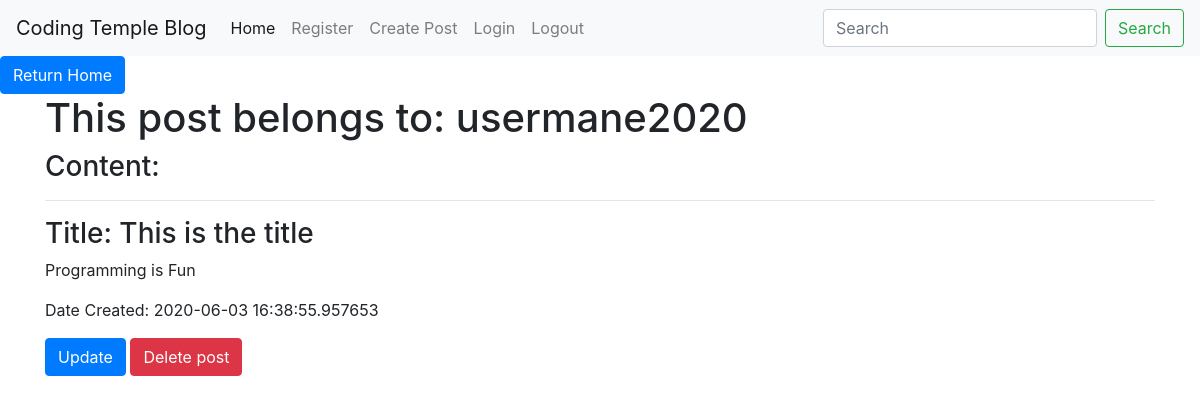
Page /posts/1 (signed in) on the earlier database version.
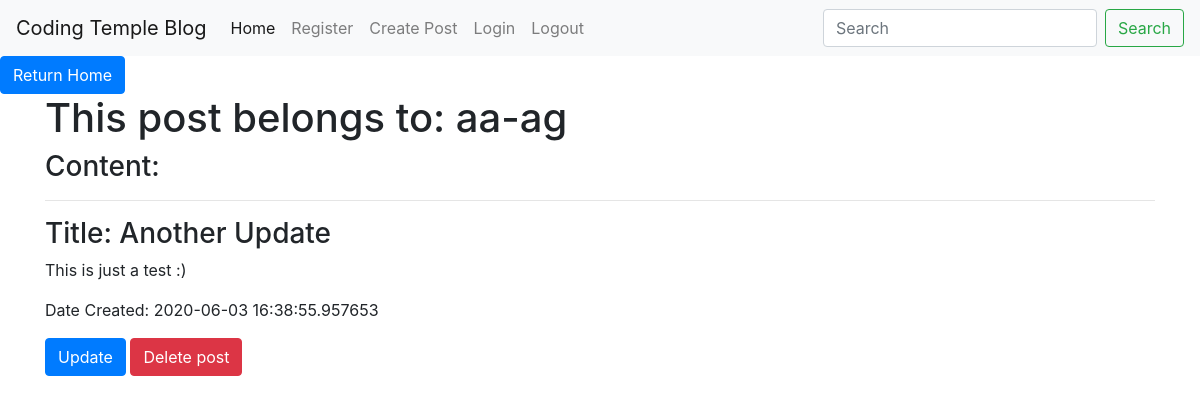
Same page on the later database version.
### may_blog/models.py (models this page shows, shortened)
class User(db.Model, UserMixin):
    id = db.Column(db.Integer, primary_key = True)
    username = db.Column(db.String(150), nullable = False, unique = True)
    email = db.Column(db.String(150), nullable = False, unique = True)
    password = db.Column(db.String(256), nullable = False)
    post = db.relationship('Post', backref = 'author', lazy = True)

class Post(db.Model):
    id = db.Column(db.Integer, primary_key = True)
    title = db.Column(db.String(200))
    content = db.Column(db.String(300))
    date_created = db.Column(db.DateTime, nullable = False, default = datetime.utcnow)
    user_id = db.Column(db.Integer, db.ForeignKey('user.id'), nullable = False)

### may_blog/routes.py (the view)
@app.route('/posts/<int:post_id>')
@login_required
def post_detail(post_id):
    post = Post.query.get_or_404(post_id)
    return render_template('post_detail.html', post = post)

### may_blog/models.py (called while the page is built)
@login.user_loader
def load_user(user_id):
    return User.query.get(int(user_id))

### may_blog/templates/post_detail.html (shortened to what this page needs)
{% extends 'base.html' %}
{% block content %}
<a href="{{ url_for('home') }}"><button class="btn btn-primary">Return Home</button></a>
<div class="container">
    <h1>This post belongs to: {{ post.author.username }}</h1>
    <h3>Content:</h3>
    <hr>
    <h3>Title: {{ post.title }}</h3>
    <p>{{ post.content }}</p>
    <blockquote>Date Created: {{ post.date_created }}</blockquote>
    <a href="{{ url_for('post_update', post_id = post.id ) }}"><button class="btn btn-primary">Update</button></a>
    <button type="button" class="btn btn-danger" data-toggle="modal" data-target="#dangerModal">Delete post</button>
</div>
{% endblock content %}

Differences in the rows shown:
no longer on this page (row unchanged): User: author.username "usermane2020"
now on this page (row unchanged): User: author.username "aa-ag"
changed Post: title "This is the title" → "Another Update"; content "Programming is Fun" → "This is just a test :)"
